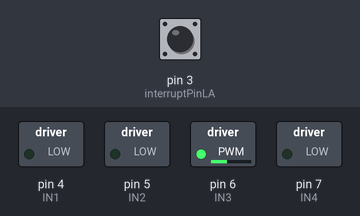
Simulated run of this sketch. Board: Arduino Uno, built with avr-gcc and run on an emulated ATmega328P. Shown: switched loads named in the sketch (green lamp = pin HIGH). The inputs (shaded band) are chosen by the test bench; at power-on: pin 3 (interruptPinLA) HIGH. What the sketch prints to the serial monitor is not drawn.

Above: at 0.1 s.
Timing chart, 0 to 1.6 s (numbered marks = the images above):
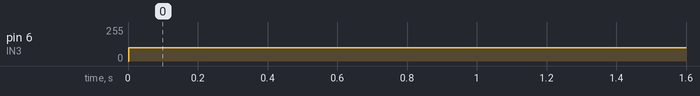

The sketch:

asservissement_y.ino
```cpp
#include <TimerOne.h>
//set pins for the motors
#define IN1 4  // Pin pour IN1 du moteur 1 LEFT
#define IN2 5  // Pin pour IN2 du moteur 1
#define IN3 6  // Pin pour IN3 du moteur 2 RIGHT
#define IN4 7  // Pin pour IN4 du moteur 2
//set pins for the encoders
    //right
#define interruptPinRA 19
#define interruptPinRB 18
    //left
#define interruptPinLB 2
#define interruptPinLA 3


#define PI 3.14159265358979323846
//robot specification cm
#define nb_ticks 800
#define wheel_radius 4
#define entreaxe  33.5
float previousMillis=0;


//ODOMETRY---------------------------------------------------------------------
long encoderLeftCount = 0;
long encoderRightCount = 0;
float currentvelocityRight=0.0;
float currentvelocityLeft=0.0;
float x = 0.0;
float y = 0.0;
long t = 0;
int speed_ech = 5;
float total_ech_l = 0;
float total_ech_r = 0;
long lastEncoderLeftCount = 0;
long lastEncoderRightCount = 0;

float dS_total = 0;
float dsR = 0;
float dsL = 0;
float dS;
float totalL = 0;
float totalR = 0;
float dTheta = 0.0;
float theta = 0.0;


//mettre à jour les encodeurs
void interruptR() {
  if (digitalRead(interruptPinRA) == digitalRead(interruptPinRB)) {
    encoderRightCount--;
  } else {
    encoderRightCount++;
  }
}

void interruptL() {
  if (digitalRead(interruptPinLA) == digitalRead(interruptPinLB)) {
    encoderLeftCount++;
  } else {
    encoderLeftCount--;
  }
}

float calculDistance(long deltaLeftCount, long deltaRightCount) {
  //calculer la distance parcourue par chaque roue
  dsL = (deltaLeftCount / (float)nb_ticks) * 2.0 * PI * wheel_radius;   //distance roue gauche
  dsR = (deltaRightCount / (float)nb_ticks) * 2.0 * PI * wheel_radius;  //distance roue droite
  //retourner la distance moyenne parcourue pae le robot
  return (dsL + dsR) / 2.0;  //DISTANCE MOYENNE
}

void speed_calcul(void) {

    // Step 1: Compute linear velocity of the robot (average of both wheels)
    float linear_speed = (total_ech_r + total_ech_l) / (2.0 * speed_ech * 10 / 1000.0); // cm/s

    // Step 2: Compute angular velocity of the robot (difference of wheel distances / wheelbase)
    float alpha_speed = (total_ech_r - total_ech_l) / (entreaxe * speed_ech * 10 / 1000.0); // rad/s

    // Step 3: Compute individual wheel speeds
    currentvelocityRight = linear_speed + alpha_speed * (entreaxe / 2.0); // right wheel speed in cm/s
    currentvelocityLeft  = linear_speed - alpha_speed * (entreaxe / 2.0); // left wheel speed in cm/s

    // Step 5: Reset accumulated distances for the next calculation
    total_ech_l = 0;
    total_ech_r = 0;
}

void updateOdometrie() {
  t++;

  long deltaLeftCount = encoderLeftCount - lastEncoderLeftCount;
  long deltaRightCount = encoderRightCount - lastEncoderRightCount;

  lastEncoderLeftCount = encoderLeftCount;
  lastEncoderRightCount = encoderRightCount;

  dS = calculDistance(deltaLeftCount, deltaRightCount);

  totalL += dsL;
  totalR += dsR;
  dS_total += dS;

  total_ech_l += dsL;
  total_ech_r += dsR;

  dTheta = (dsR - dsL) / entreaxe;
  theta += dTheta;

  if (t % speed_ech == 0) {
    speed_calcul();
    total_ech_l = 0;
    total_ech_r = 0;
  }

  dsR = 0;
  dsL = 0;
}

#define motorCorr 0.935

#define PWM_MAX 200
#define PWM_MIN 100

#define PWM_MAX_DOURA 200
#define PWM_MIN_DOURA 100
//speeed
int PWM_L, PWM_R;
float accelVal = 5.0f;   // cm/s^2, adjust per robot
int sens = 1;


float profileDistance = 0.0;
int targetSpeed=0;
float acceleration = 5.0;
bool isTriangular = false;
float accelDistance = 0.0;
float decelDistance = 0.0;
float cruiseDistance = 0.0;
int peakSpeed = 0;

//erreur parametre
float i_right_erreur= 0, i_left_erreur= 0 , right_erreur= 0 ,left_erreur = 0;
float position_erreur = 0, orientation_erreur = 0;
float kTheta = 5;

//forward
float kir_f = 0.0415;// 0.04
float kpr_f = 1.0;// 1.0
float kil_f = 0.087;// 0.087
float kpl_f = 0.95;//0.95

float kposition = 1.20;

//backwards
float kir_b = 0.6;// 0.025
float kpr_b = 1.0;// 1.0
float kil_b = 0.087;// 0.049
float kpl_b = 0.95;//0.95

float kir;// 0.025
float kpr;// 1.0
float kil;// 0.049
float kpl;//0.95


void setMotionProfile(float dist, float vmax, float accel){
  profileDistance = fabs(dist);
  targetSpeed = vmax;
  acceleration = accel;
}

void prepareMotionProfile() { //li bch taamlelna trapeze
    // Distance nécessaire pour atteindre la vitesse cible à l'accélération donnée
    float acc_dist = (targetSpeed * targetSpeed) / (2.0f * acceleration);

    if (2.0f * acc_dist >= profileDistance) {
        // Profil triangulaire : trop court pour atteindre targetSpeed
        isTriangular = true;
        peakSpeed = sqrt(acceleration * profileDistance); // vitesse maximale possible
        accelDistance = profileDistance / 2.0f;
        decelDistance = profileDistance / 2.0f;
        cruiseDistance = 0.0f;
    } else {
        // Profil trapézoïdal : accélération, vitesse constante, décélération
        isTriangular = false;
        peakSpeed = targetSpeed;
        accelDistance = acc_dist;
        decelDistance = acc_dist;
        cruiseDistance = profileDistance - 2.0f * acc_dist;
    }
}

float getProfileSpeed(float traveled) { //bch taatina consigne vitesse
    float v;

    if (!isTriangular) {
        // Profil trapézoïdal
        if (traveled < accelDistance) {
            // Accélération
            v = (traveled / accelDistance) * targetSpeed;
        } else if (traveled < accelDistance + cruiseDistance) {
            // Vitesse constante
            v = targetSpeed;
        } else {
            // Décélération
            float decelTraveled = traveled - (accelDistance + cruiseDistance);
            float remaining = accelDistance - decelTraveled;
            v = (remaining > 0) ? (remaining / accelDistance) * targetSpeed : 0.0f;
        }
    } else {
        // Profil triangulaire
        if (traveled < accelDistance) {
            // Accélération
            v = (traveled / accelDistance) * peakSpeed;
        } else {
            // Décélération
            float decelTraveled = traveled - accelDistance;
            float remaining = accelDistance - decelTraveled;
            v = (remaining > 0) ? (remaining / accelDistance) * peakSpeed : 0.0f;
        }
    }

    return v;
}

void run() {
    if (PWM_R > 0) { analogWrite(IN1, PWM_R    ); analogWrite(IN2, 0); }
    else { analogWrite(IN1, 0); analogWrite(IN2, -PWM_R  ); }

    if (PWM_L > 0) { analogWrite(IN3, PWM_L); analogWrite(IN4, 0); }
    else { analogWrite(IN3, 0); analogWrite(IN4, -PWM_L); }
}
void resetControllers() {
    totalR = totalL = dS_total =theta=  0;
    i_right_erreur = i_left_erreur = right_erreur = left_erreur = 0;
    position_erreur = orientation_erreur = 0;

}
float clamp(float PWM, float min, float max) {
    if (PWM < min) return min;
    if (PWM > max) return max;
    return PWM;
}
void stopmotors() {
    digitalWrite(IN1, LOW);
    digitalWrite(IN2, LOW);
    digitalWrite(IN3, LOW);
    digitalWrite(IN4, LOW);
}

float anti_windup(float setpoint, float current, float& integral, float kpVal, float kiVal) {
    float Kp = kpVal;
    float Ki = kiVal;
    float dt = 0.05f;  // Intervalle PID (s)

    // Calcul de l'erreur
    float error = setpoint - current;

    // Calcul de l'intégrale "proposée"
    float integralCandidate = integral + error * dt;

    // Sortie candidate PID (sans limitation)
    float outputCandidate = Kp * error + Ki * integralCandidate;

    // Limitation avec anti-windup
    float output;

    if (outputCandidate > PWM_MAX) {
        output = PWM_MAX;
        // Anti-windup : on n'intègre que si cela réduirait la sortie
        if (error < 0) integral = integralCandidate;
    }
    else if (outputCandidate < PWM_MIN) {
        output = PWM_MIN;
        if (error > 0) integral = integralCandidate;
    }
    else {
        // Pas de saturation : intégrale normale
        integral = integralCandidate;
        output = outputCandidate;
    }

    // Appliquer le sens (direction moteur)
    return sens * output;
}

float anti_windup_doura(float setpoint, float current, float& integral, float kpVal, float kiVal) {
    float Kp = kpVal;
    float Ki = kiVal;
    float dt = 0.05f;  // Intervalle PID (s)

    // Calcul de l'erreur
    float error = setpoint - current;

    // Calcul de l'intégrale "proposée"
    float integralCandidate = integral + error * dt;

    // Sortie candidate PID (sans limitation)
    float outputCandidate = Kp * error + Ki * integralCandidate;

    // Limitation avec anti-windup
    float output;

    if (outputCandidate > PWM_MAX) {
        output = PWM_MAX;
        // Anti-windup : on n'intègre que si cela réduirait la sortie
        if (error < 0) integral = integralCandidate;
    }
    else if (outputCandidate < PWM_MIN) {
        output = PWM_MIN;
        if (error > 0) integral = integralCandidate;
    }
    else {
        // Pas de saturation : intégrale normale
        integral = integralCandidate;
        output = outputCandidate;
    }

    // Debug : affiche la sortie PID
    Serial.print("output :"); Serial.println(output);

    // Appliquer le sens (direction moteur)
    return sens * output;
}

void moveDistance(float distance, float speed) {
    resetControllers();

    // Choix des gains selon le sens
    if(distance >= 0){
        kir = kir_f; kpr = kpr_f;
        kil = kil_f; kpl = kpl_f;
    } else {
        kir = kir_b; kpr = kpr_b;
        kil = kil_b; kpl = kpl_b;
    }

    // Préparer le profil de mouvement
    setMotionProfile(distance, speed, accelVal);
    prepareMotionProfile();

    while (abs(dS_total - distance) > 2.0) {  // Tolérance 2 cm
        sens = (dS_total - distance < 0) ? 1 : -1;

        // Vitesse théorique selon profil
        float current_speed = getProfileSpeed(fabs(dS_total));

        // PID pour chaque roue
        PWM_R = anti_windup(current_speed, currentvelocityRight, i_right_erreur, kpr, kir);
        PWM_L = anti_windup(current_speed, currentvelocityLeft, i_left_erreur, kpl, kil);

        // Correction orientation
        float Theta_correction = kTheta * (totalR - totalL);
        PWM_R -= Theta_correction;
        PWM_L += Theta_correction;

        // Clamp PWM
        PWM_R = clamp(PWM_R, PWM_MIN, PWM_MAX);
        PWM_L = clamp(PWM_L, PWM_MIN, PWM_MAX);

        run();
        delay(5);

    }

    stopmotors();
}

void dour(float angle, float speed) {
    resetControllers();

    // Distance que chaque roue doit parcourir pour tourner l'angle donné
    float distance = (angle * PI * entreaxe) / 360.0; // angle en degrés, entreaxe en cm

    // Définir les gains PID selon le sens de rotation
    if (angle >= 0) {
        kir = kir_b; kpr = kpr_b;
        kil = kil_f; kpl = kpl_f;
    } else {
        kir = kir_f; kpr = kpr_f;
        kil = kil_b; kpl = kpl_b;
    }

    // Préparer le profil de rotation
    setMotionProfile(distance, speed, accelVal);
    prepareMotionProfile();
    float targetTheta = angle * PI / 180.0;
    while (fabs(theta - targetTheta) > (4.0 * PI / 180.0)) { // Tolérance 4°
        sens = (theta < targetTheta) ? 1 : -1;

        float current_speed = getProfileSpeed(fabs(theta * PI / 180));

        // PID pour chaque roue : droite + gauche opposée
        PWM_R = anti_windup_doura(current_speed, currentvelocityRight, i_right_erreur, kpr, kir);
        PWM_L = anti_windup_doura(current_speed, currentvelocityLeft, i_left_erreur, kpl, kil);

        // Correction position pour rotation centrée
        float pos_corr = kposition * (totalR + totalL);
        PWM_R += pos_corr;
        PWM_L -= pos_corr;

        // Clamp PWM
        PWM_R = clamp(PWM_R, PWM_MIN_DOURA, PWM_MAX_DOURA);
        PWM_L = clamp(PWM_L, PWM_MIN_DOURA, PWM_MAX_DOURA);

        run();
        delay(5);

    }

    stopmotors();
}

void setup() {


  Serial.begin(9600);

  // Set pin modes for the interrupt pins(mtaa les encodeurs)
  pinMode(interruptPinRA, INPUT_PULLUP);
  pinMode(interruptPinRB, INPUT_PULLUP);
  pinMode(interruptPinLA, INPUT_PULLUP);
  pinMode(interruptPinLB, INPUT_PULLUP);

  pinMode(IN1, OUTPUT);
  pinMode(IN2, OUTPUT);
  pinMode(IN3, OUTPUT);
  pinMode(IN4, OUTPUT);


  // Attach interrupts to handle encoder signals
  attachInterrupt(digitalPinToInterrupt(interruptPinRA), interruptR, CHANGE);
  attachInterrupt(digitalPinToInterrupt(interruptPinLA), interruptL, CHANGE);

  // Initialisation du Timer
  Timer1.initialize(5000);  // 5 ms
  Timer1.attachInterrupt(updateOdometrie);


  previousMillis = millis();
  //Serial.print("lll");
  dour(180,160); //
  //delay(4000);
  //moveDistance(100,150);

}

void loop() {
  // put your main code here, to run repeatedly:

}
```

Measured:
- by itself, pin 6 (IN3): 0/255 → 100/255 at 0.00 s
